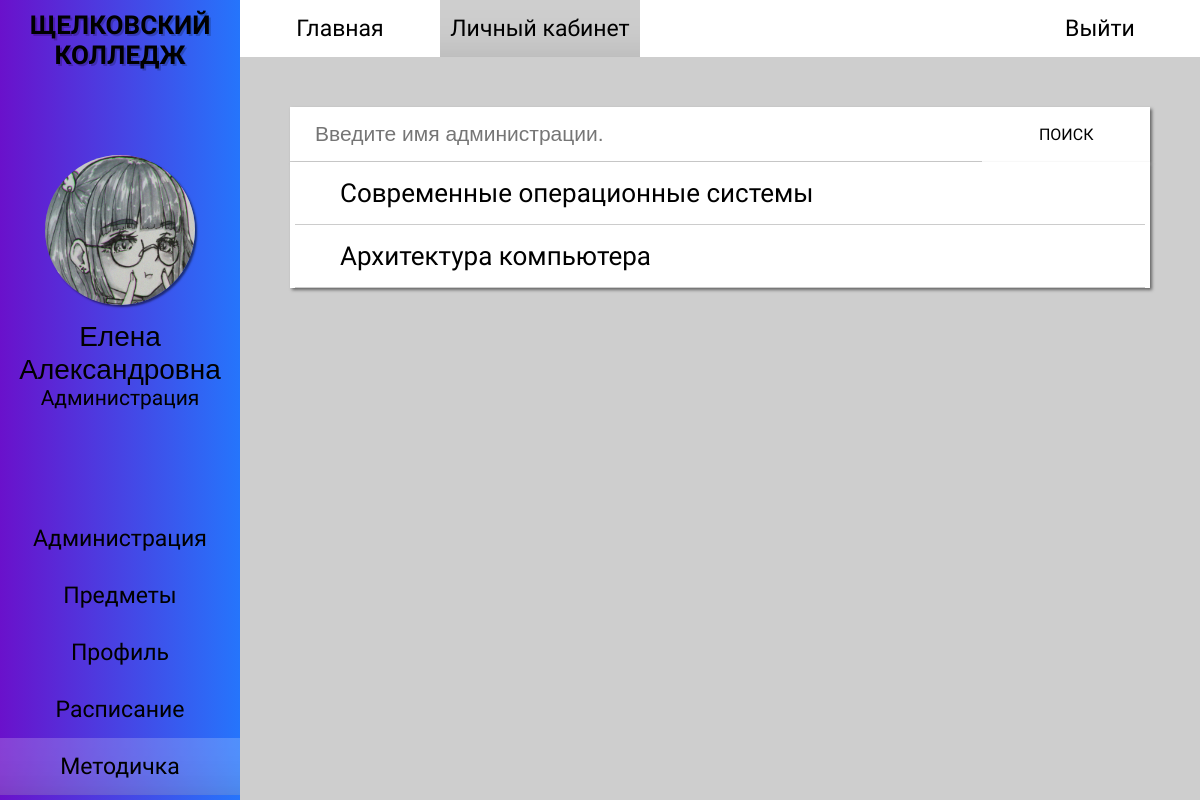
The page /metodichka.php (signed in) on the database its author committed.
### tables this page shows
CREATE TABLE `tutorials` (
  `id_tutorial` int(11) NOT NULL,
  `name` varchar(35) NOT NULL,
  `author` varchar(30) NOT NULL,
  `type` varchar(15) NOT NULL,
  `id_subject` int(11) NOT NULL,
  `fileurl` text NOT NULL
);

### metodichka.php (the view, shortened to what this page needs)
<?
$user_info = $_SESSION['user_info'];
$user_fio = explode(' ', $user_info[0]);
$user_info[0] = $user_fio[1].' '.$user_fio[2];
require_once 'php/connection.php';
$query_tutorial_list = "SELECT tutorials.id_tutorial, tutorials.name FROM tutorials ";
$result_tutorial_list = mysqli_query($link, $query_tutorial_list);
?>
<!DOCTYPE html>
<html>
<head>
    <link rel="stylesheet" href="styles/style_admin.css">
    <link rel="stylesheet" href="styles/contents/style_metodichka.css">
    <link rel="stylesheet" href="styles/style_adaptability.css">
</head>
<body>
    <div id="main-wrapper">
        <div id="wrapper-one">
            <div id="side-bar">
                <div class="hm-logo">
                    <h2> <a href="index.php"> ЩЕЛКОВСКИЙ <br> КОЛЛЕДЖ </a> </h2>
                </div>
                <div class="sb-profile">
                    <img src="images/avatar.jpg">
                    <? echo " <p class='sb-name'> $user_info[0] </p>"; ?>
                    <? echo "<p class='sb-role'> $user_info[1] </p>"; ?>
                </div>
                <div class="sb-menu">
                    <ul>
                        <li> <a href="administration.php"> Администрация </a> </li>
                        <li> <a href="subject.php"> Предметы </a> </li>
                        <li> <a href="student_you.php"> Профиль </a> </li>
                        <li> <a href="schedule.php"> Расписание </a> </li>
                        <li> <a href="metodichka.php" id="sb-menu_active"> Методичка </a> </li>
                        <li> <a href="vneurochka.php"> Внеурочка </a> </li>
                    </ul>
                </div>
            </div>
        </div>
        <div id="wrapper-two">
            <div id="header-menu">
                <div class="hm-menu">
                    <ul>
                        <li> <a href="index.php"> Главная </a> </li>
                        <li> <a href="student_you.php" id="hm-menu_active"> Личный кабинет</a> </li>
                    </ul>
                </div>
                <div class="hm-login">
                    <a href="php/logout.php"> Выйти </a>
                </div>
            </div>
            <div id="content">
                <div class="items" style="width: 100%;">
                    <form id="search-form" method="GET">
                        <div class="s-b">
                            <input id="enter" type="text" placeholder="Введите имя администрации." value="" name="search-field">
                            <input id="search" type="submit" value="ПОИСК" name="search-button">
                        </div>
                    </form>
                </div>
                <div class="items" style="width: 100%;">
                    <form method="GET" action="metodichka_profile.php">
                            <?
                            while ($data_tutorial_list = mysqli_fetch_row($result_tutorial_list))
                            {
                                echo "<p class='text-p'> $data_tutorial_list[1] <input class='p-button' type='submit' name='id' value='$data_tutorial_list[0]'> </p>";
                                echo "<hr>";
                            }
                            ?>
                        </form>
                 </div>
                </div>
            </div>
        </div>
</body>
</html>

### styles/style_admin.css (style rules this page uses)
* { box-sizing: border-box; margin: 0; padding: 0; }
html, head, body, #main-wrapper { font-family: "PT Sans Narrow", sans-serif, "Roboto", sans-serif, "Oswald", sans-serif; overflow-y: hidden; height: 100% !important; min-height: 100%; background-color: #CECECE; }
#wrapper-one { float: left; width: 20%; min-height: 100%; }
#wrapper-two { float: right; overflow-y: scroll; width: 80%; min-height: 100%; }
#wrapper-one { position: relative; z-index: 15; float: left; overflow: hidden; overflow: scroll; width: 20%; height: 100%; background-image: linear-gradient(to right, #6A11CB 0%, #2575FC 100%); -ms-overflow-style: none; scrollbar-width: none; }
.hm-logo h2 { font-family: "Oswald", sans-serif; font-size: 26px; padding: 10px 0; text-align: center; text-shadow: 2px 2px 0 rgba(0,0,0,0.2); }
.sb-profile img { display: block; width: 150px; height: 150px; margin: 75px auto 15px auto; border-radius: 100%; box-shadow: 2px 2px 2px 0 rgba(0,0,0,0.5); }
.sb-profile .sb-name { font-family: "Roboto", sans-serif; font-size: 28px; text-align: center; }
.sb-profile .sb-role { font-size: 21px; text-align: center; }
.sb-menu { display: flex; flex-direction: column; padding: 100px 0; }
.sb-menu ul { display: flex; flex-direction: column; width: 100%; list-style-type: none; }
.sb-menu a { font-size: 23px; display: block; width: 100%; padding: 15px 0 15px 0; transition: 0.3s linear; text-align: center; text-decoration: none; color: black; }
.sb-menu a:hover, #sb-menu_active { transition: 0.2s linear; background-color: rgba(255,255,255,0.2); box-shadow: 0 -75px 85px -130px rgba(0,0,0,0.85) inset; }
#header-menu { display: flex; background-color: white; flex-wrap: wrap; }
.hm-menu { display: flex; flex-wrap: wrap; }
.hm-menu ul { display: flex; width: 100%; list-style-type: none; flex-wrap: wrap; }
.hm-menu a { font-size: 23px; display: block; width: 100%; min-width: 200px; padding: 15px 0 15px 0; transition: 0.3s linear; text-align: center; text-decoration: none; color: black; }
.hm-menu a:hover, #hm-menu_active { transition: 0.2s linear; background-color: #CECECE; box-shadow: 0 -75px 85px -130px rgba(0,0,0,0.85) inset; }
.hm-login { margin-left: auto; }
.hm-login a { font-size: 23px; display: block; min-width: 200px; padding: 15px 0 15px 0; transition: 0.3s linear; text-align: center; text-decoration: none; color: black; background-color: white; }
.hm-logo a { text-decoration: none; color: black; }
#content { padding: 50px; }
.text-p { font-size: 26px; position: relative; width: 100%; padding: 16px 0px; transition: 0.2s linear; text-indent: 50px; }
.s-b { display: flex; }
.s-b input { flex-grow: 1; }

### styles/contents/style_metodichka.css (style rules this page uses)
#content { height: 100%; }
#enter { font-size: 21px; width: 80%; height: 55px; text-indent: 25px; border: none; border-bottom: 1px solid rgba(0,0,0,0.2); }
#search { font-family: "Oswald", sans-serif; font-size: 16px; float: right; width: 19%; height: 55px; transition: 0.2s linear; text-align: center; border: none; background-color: white; }
#content hr { margin: 0 5px; border: 0; border-bottom: 1px solid #CCCCCC; background: #999999; }
#content .items { background-color: white; box-shadow: 2px 2px 3px 0 rgba(0,0,0,0.5); }
#content .items p { margin: 0 auto; }
#content .items { display: inline-block; width: 70%; }

### styles/style_adaptability.css (style rules this page uses)
#main-wrapper { min-width: 800px; }
@media screen and (max-width: 1210px) { .hm-logo { width: 100%; } }
@media screen and (max-width: 1210px) { .hm-menu { align-items: center; justify-content: center; } }

### rows shown on the page
tutorials: name "Современные операционные системы"
tutorials: name "Архитектура компьютера"

### other values the page prints
$user_info[0] "Елена Александровна"
$user_info[1] "Администрация"
